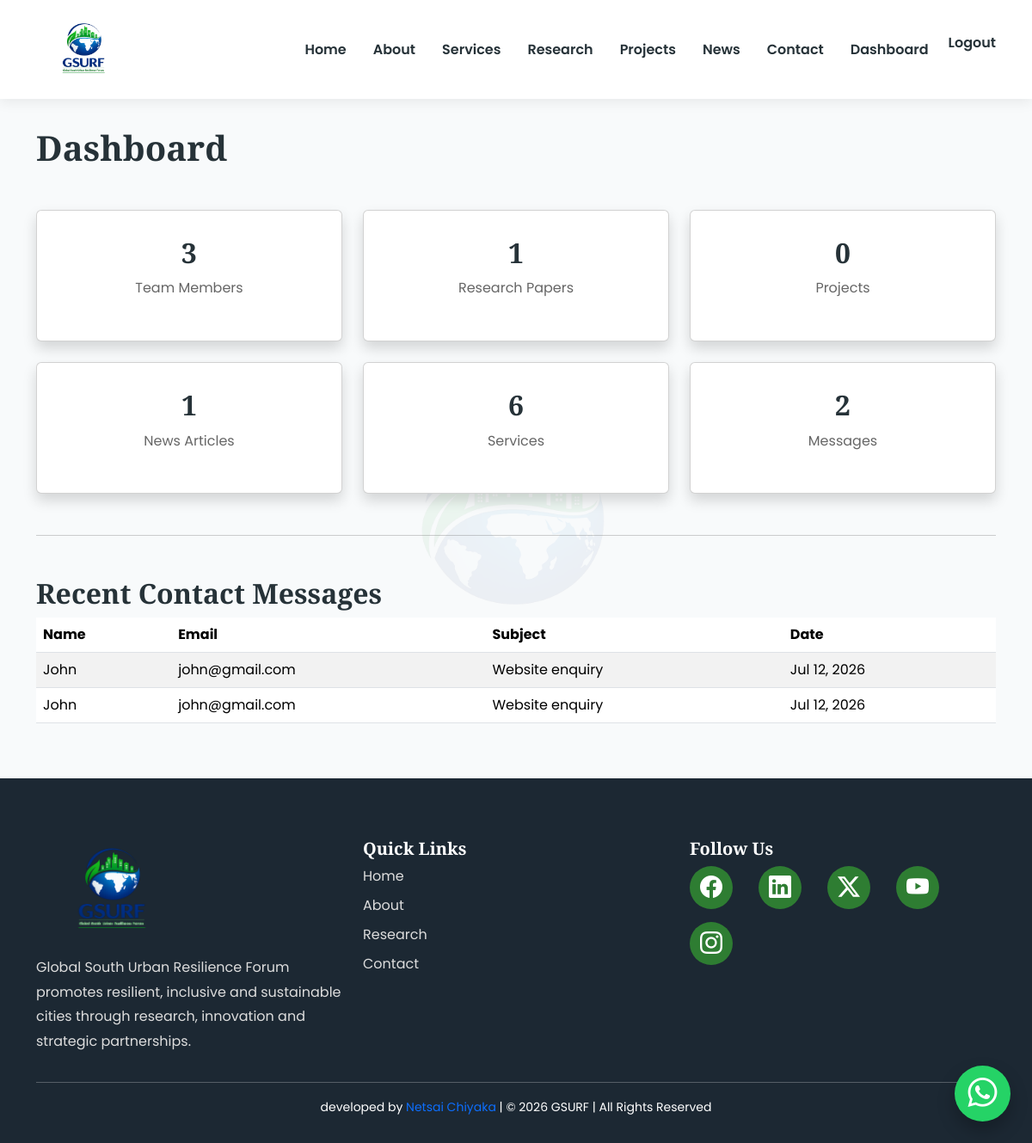
Page /dashboard/ (signed in) on the earlier database version.
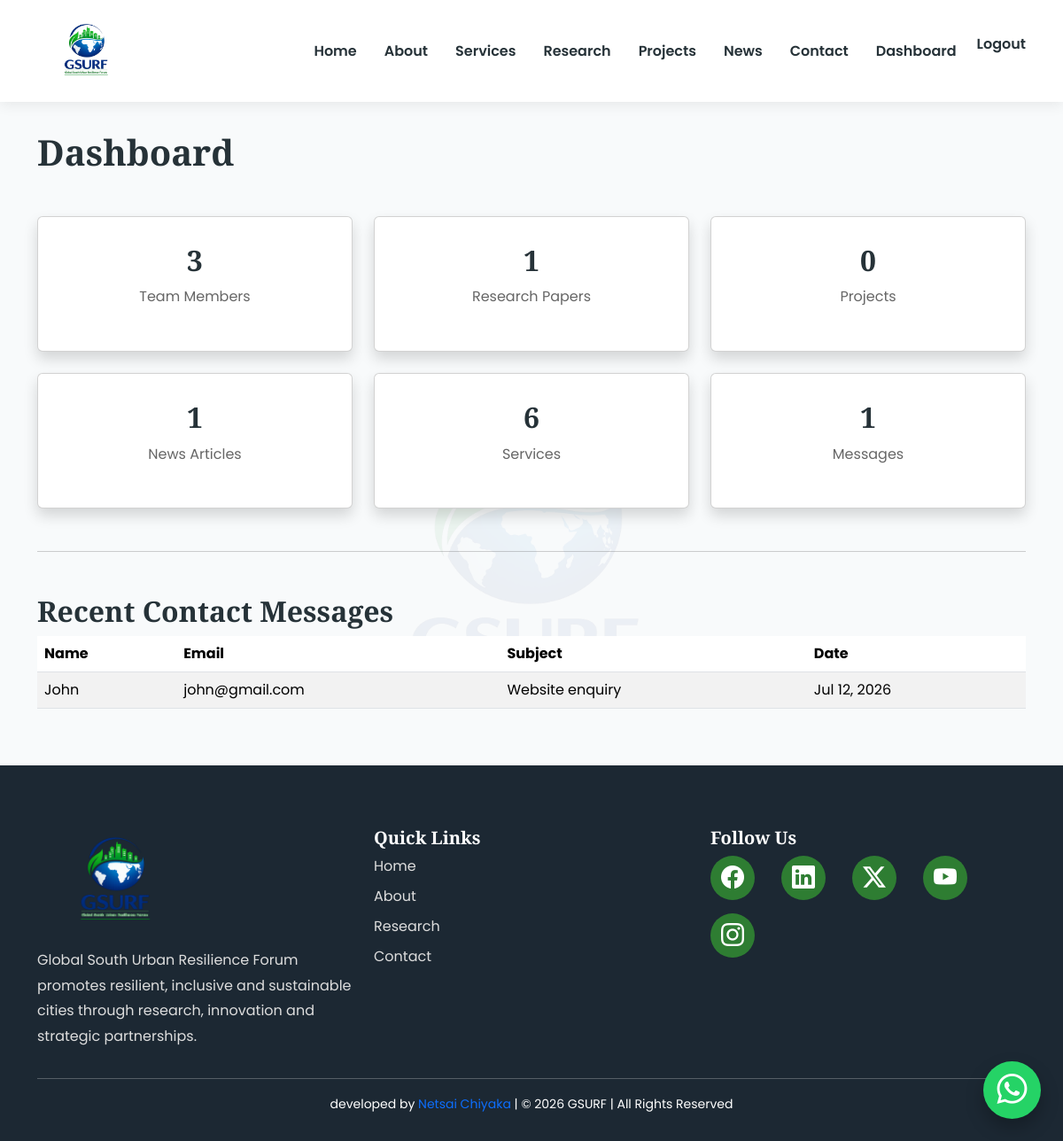
Same page on the later database version.
### core/models.py (models this page shows, shortened)
class ContactMessage(models.Model):
    name = models.CharField(
        max_length=100
    )
    email = models.EmailField()
    subject = models.CharField(
        max_length=200
    )
    message = models.TextField()
    created_at = models.DateTimeField(
        auto_now_add=True
    )
    is_read = models.BooleanField(
        default=False
    )

### core/views.py (the view)
# urls.py: path("dashboard/", views.dashboard, name="dashboard"),
@login_required
def dashboard(request):
    context = {
        "team_count": TeamMember.objects.count(),
        "research_count": Research.objects.count(),
        "service_count": Service.objects.count(),
        "message_count": ContactMessage.objects.count(),
        "news_count": News.objects.count(),
        "project_count": Project.objects.count(),
        "recent_messages": ContactMessage.objects.order_by(
            "-created_at"
        )[:5],
    }
    return render(
        request,
        "dashboard.html",
        context,
    )

### templates/dashboard.html (shortened to what this page needs)
{% extends 'base.html' %}
{% block content %}
<div class="container py-5">
<h1 class="mb-5">
Dashboard
</h1>
<div class="row g-4">
<div class="col-md-4">
<div class="card shadow text-center">
<div class="card-body">
<h2>{{ team_count }}</h2>
<p>Team Members</p>
</div>
</div>
</div>
<div class="col-md-4">
<div class="card shadow text-center">
<div class="card-body">
<h2>{{ research_count }}</h2>
<p>Research Papers</p>
</div>
</div>
</div>
<div class="col-md-4">
<div class="card shadow text-center">
<div class="card-body">
<h2>{{ project_count }}</h2>
<p>Projects</p>
</div>
</div>
</div>
<div class="col-md-4">
<div class="card shadow text-center">
<div class="card-body">
<h2>{{ news_count }}</h2>
<p>News Articles</p>
</div>
</div>
</div>
<div class="col-md-4">
<div class="card shadow text-center">
<div class="card-body">
<h2>{{ service_count }}</h2>
<p>Services</p>
</div>
</div>
</div>
<div class="col-md-4">
<div class="card shadow text-center">
<div class="card-body">
<h2>{{ message_count }}</h2>
<p>Messages</p>
</div>
</div>
</div>
</div>
<hr class="my-5">
<h2>Recent Contact Messages</h2>
<div class="table-responsive">
<table class="table table-striped">
<thead>
<tr>
<th>Name</th>
<th>Email</th>
<th>Subject</th>
<th>Date</th>
</tr>
</thead>
<tbody>
{% for message in recent_messages %}
<tr>
<td>{{ message.name }}</td>
<td>{{ message.email }}</td>
<td>{{ message.subject }}</td>
<td>{{ message.created_at|date:"M d, Y" }}</td>
</tr>
{% empty %}
<tr>
<td colspan="4">
No messages found.
</td>
</tr>
{% endfor %}
</tbody>
</table>
</div>
</div>
{% endblock %}

### templates/base.html (shortened to what this page needs)
{% load static %}
<!DOCTYPE html>
<html lang="en">
<head>
<link rel="stylesheet"
      href="https://cdn.jsdelivr.net/npm/bootstrap-icons@1.11.3/font/bootstrap-icons.min.css">
    <link href="https://cdn.jsdelivr.net/npm/bootstrap@5.3.3/dist/css/bootstrap.min.css" rel="stylesheet">
    <link rel="stylesheet" href="https://cdn.jsdelivr.net/npm/bootstrap-icons@1.11.3/font/bootstrap-icons.min.css">
    <link rel="stylesheet" href="{% static 'css/style.css' %}">
</head>
<body class="gsurf-page">
    <div class="gsurf-watermark">
        <img src="{% static 'images/gsurflogo.png' %}" alt="GSURF Background Logo">
    </div>
    <nav class="navbar navbar-expand-lg fixed-top custom-navbar">
        <div class="container">
            <a class="navbar-brand" href="{% url 'home' %}">
                <img src="{% static 'images/gsurflogo.png' %}" alt="GSURF Logo" class="logo">
            </a>
            <div class="collapse navbar-collapse" id="navbarNav">
                <ul class="navbar-nav ms-auto">
                    <li class="nav-item">
                        <a class="nav-link" href="{% url 'home' %}">
                            Home
                        </a>
                    </li>
                    <li class="nav-item">
                        <a class="nav-link" href="{% url 'about' %}">
                            About
                        </a>
                    </li>
                    <li class="nav-item">
                        <a class="nav-link" href="/services/">Services</a>
                    </li>
                    <li class="nav-item">
                        <a class="nav-link" href="{% url 'research' %}">
                            Research
                        </a>
                    </li>
                    <li class="nav-item">
                        <a class="nav-link" href="{% url 'projects' %}">Projects</a>
                    </li>
                    <li class="nav-item">
                        <a class="nav-link" href="{% url 'news' %}">News</a>
                    </li>
                    <li class="nav-item">
                        <a class="nav-link" href="{% url 'contact' %}">
                            Contact
                        </a>
                    </li>
                    {% if user.is_authenticated %}
                    <li class="nav-item">
                        <a class="nav-link" href="{% url 'dashboard' %}">
                            Dashboard
                        </a>
                    </li>
                    <form method="post" action="{% url 'logout' %}" class="d-inline">
                        <button type="submit" class="btn btn-link nav-link p-0">
                            Logout
                        </button>
                    </form>
                    {% else %}
                    <li class="nav-item">
                        <a class="nav-link" href="{% url 'login' %}">
                            Login
                        </a>
                    </li>
                    {% endif %}
                </ul>
            </div>
        </div>
    </nav>
    <main>
        {% block content %}
        {% endblock %}
    </main>
    <footer class="footer">
        <div class="container">
            <div class="row gy-4">
                <div class="col-lg-4">
                    <img src="{% static 'images/gsurflogo.png' %}" width="180" alt="GSURF Logo" class="mb-3">
                    <p>
                        Global South Urban Resilience Forum promotes resilient,
                        inclusive and sustainable cities through research,
                        innovation and strategic partnerships.
                    </p>
                </div>
                <div class="col-lg-4">
                    <h5>
                        Quick Links
                    </h5>
                    <ul class="footer-links">
                        <li>
                            <a href="{% url 'home' %}">
                                Home
                            </a>
                        </li>
                        <li>
                            <a href="{% url 'about' %}">
                                About
                            </a>
                        </li>
                        <li>
                            <a href="{% url 'research' %}">
                                Research
                            </a>
                        </li>
                        <li>
                            <a href="{% url 'contact' %}">
                                Contact
                            </a>
                        </li>
                    </ul>
                </div>
                <div class="col-lg-4">
                    <h5>
                        Follow Us
                    </h5>
                    <div class="social-icons">
                        <a href="https://www.facebook.com/gsurforum">
                            <i class="bi bi-facebook"></i>
                        </a>
                        <a href="https://www.linkedin.com/company/gsurf-forum">
                            <i class="bi bi-linkedin"></i>
                        </a>
                        <a href="https://x.com/KIntauno">
                            <i class="bi bi-twitter-x"></i>
                        </a>
                        <a href=" https://www.youtube.com/@GSURForum">
                            <i class="bi bi-youtube"></i>
                        </a>
                         <a href="https://www.instagram.com/gsurf_global?igsh=cngwcW4zOHp6NXRs ">
                            <i class="bi bi-instagram"></i>
                        </a>
                    </div>
                </div>
            </div>
            <hr>
            <div class="text-center">
                <small>
                    developed by <a href="https://www.linkedin.com/in/netsai-chiyaka-18b491264/" target="_blank">Netsai Chiyaka</a> |
                    © {% now "Y" %}
                    GSURF | All Rights Reserved
                </small>
            </div>
        </div>
    </footer>
    <a href="https://wa.me/+61466 154 916" class="whatsapp" target="_blank">
        <i class="bi bi-whatsapp"></i>
    </a>
</body>
</html>

### static/css/style.css (style rules this page uses)
body { font-family:'Poppins',sans-serif; background:#f8fafb; color:#444; overflow-x:hidden; }
:root { --primary:#0b4f8c; --secondary:#2E7D32; --accent:#7CB342; --light:#F8FAFC; --white:#ffffff; --dark:#263238; --gray:#6c757d; }
h1,h2,h3,h4,h5 { font-family:'Playfair Display',serif; font-weight:700; color:var(--dark); }
p { line-height:1.8; color:#666; }
a { text-decoration:none; transition:.3s; }
img { max-width:100%; }
.custom-navbar { background:white; box-shadow:0 3px 15px rgba(0,0,0,.08); transition:.4s; padding:15px 0; z-index:1000; }
.logo { height:75px; transition:.3s; }
.nav-link { color:var(--dark)!important; font-weight:600; margin-left:15px; }
.card-body { padding:30px; }
.footer { background:#1c2833; color:white; padding:70px 0 30px; }
.footer h5 { color:white; }
.footer p { color:#ddd; }
.footer-links { list-style:none; padding:0; }
.footer-links li { margin-bottom:10px; }
.footer-links a { color:#ddd; }
.social-icons a { color:white; font-size:26px; margin-right:15px; }
.whatsapp { position:fixed; right:25px; bottom:25px; width:65px; height:65px; border-radius:50%; background:#25D366; display:flex; justify-content:center; align-items:center; color:white; font-size:34px; z-index:9999; box-shadow:0 10px 20px rgba(0,0,0,.25); }
.gsurf-watermark { position:fixed; top:50%; left:50%; transform:translate(-50%, -50%); z-index:-1; pointer-events:none; opacity:0.05; }
.gsurf-watermark img { width:650px; height:auto; }
main { padding-top:100px; }
footer, nav { position:relative; z-index:1; }
.social-icons { display:flex; gap:15px; flex-wrap:wrap; }
.social-icons a { width:50px; height:50px; display:flex; justify-content:center; align-items:center; border-radius:50%; background:var(--secondary); color:#fff; text-decoration:none; transition:.3s; }

Differences in the rows shown:
removed ContactMessage: name "John", email "john@gmail.com", subject "Website enquiry", created_at "Jul 12, 2026"
Other differences:
{{ message_count }}: "2" → "1"
